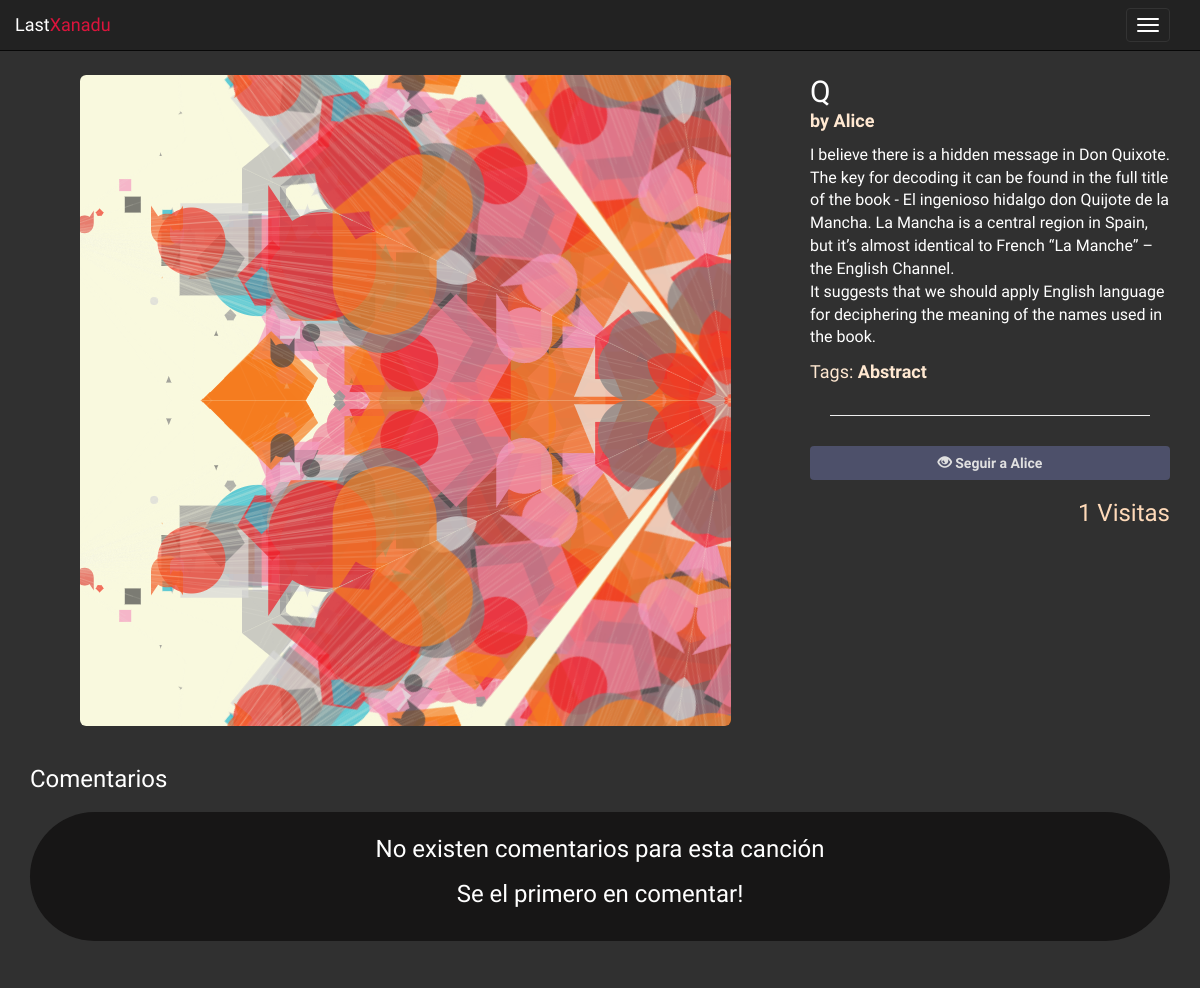
/illust.php?id=19, run on an earlier commit of the app's database.
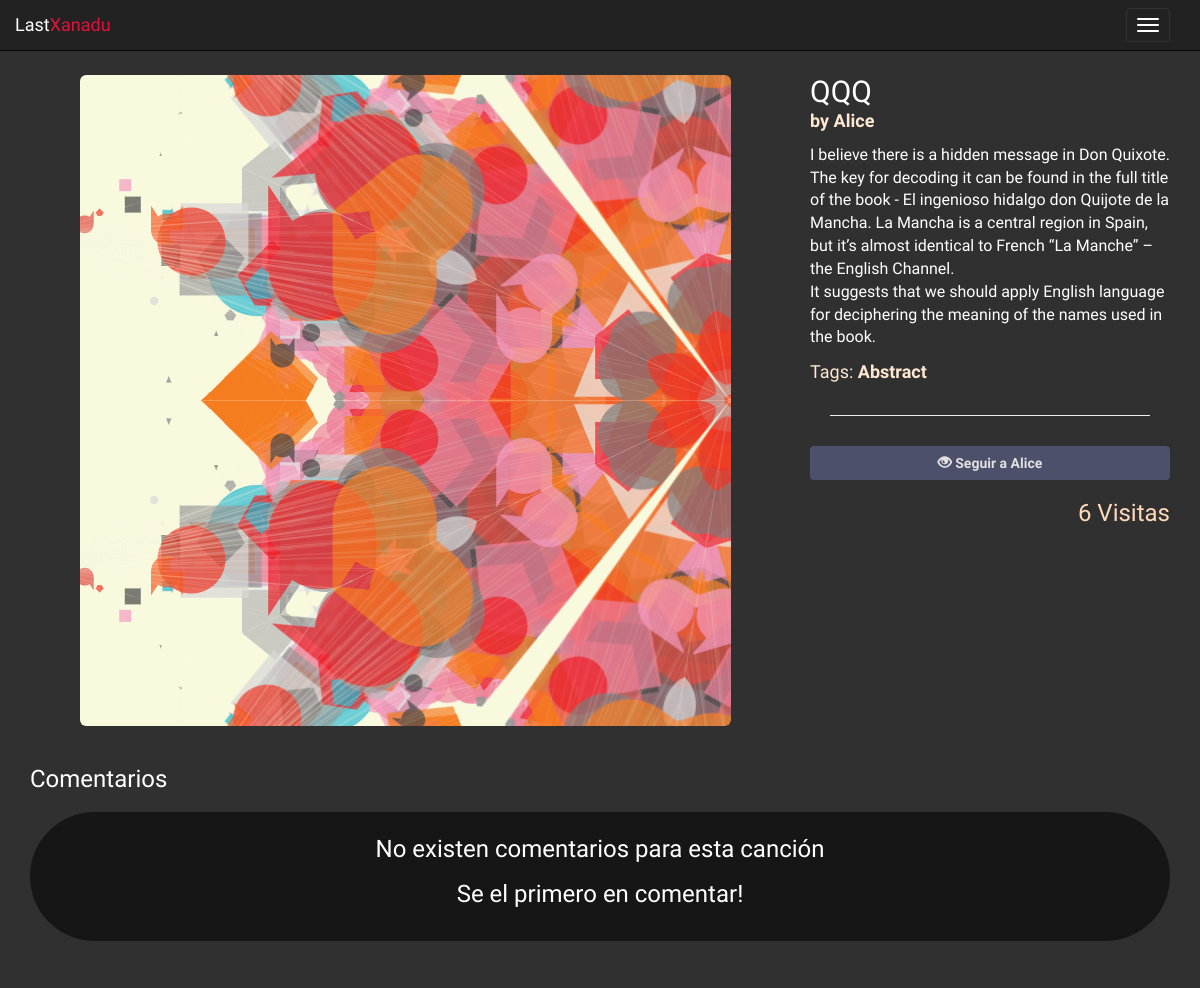
And on a later commit of the database.
### tables this page shows
CREATE TABLE IF NOT EXISTS `posts` (
  `post_id` int(11) NOT NULL AUTO_INCREMENT,
  `post_type` enum('Song','Picture') NOT NULL,
  `post_owner` int(11) NOT NULL,
  `post_title` varchar(40) NOT NULL,
  `post_description` varchar(500) NOT NULL,
  `post_tags` varchar(255) NOT NULL,
  `post_song` varchar(255) NOT NULL,
  `post_illust` varchar(255) NOT NULL,
  `post_views` int(11) NOT NULL,
  `post_favourites` int(11) NOT NULL,
  `post_flags` int(11) NOT NULL,
  `post_date` timestamp NOT NULL DEFAULT CURRENT_TIMESTAMP,
  PRIMARY KEY (`post_id`),
  KEY `emisor` (`post_owner`),
  KEY `receptor` (`post_title`)
);

### includes/functions.php (called while the page is built, shortened)
<?php
function get_user_from_id($mysqli, $id){
	$query = "SELECT * FROM users WHERE user_id='$id'";
	$resultado = $mysqli->query($query) or die ($mysqli->error. " en la línea ".(__LINE__-1));
	$stuff = $resultado->fetch_assoc();
	return $stuff;
}
function get_post($mysqli, $id){
	$query = "SELECT * FROM posts WHERE post_id='$id'";
	$resultado = $mysqli->query($query) or die ($mysqli->error. " en la línea ".(__LINE__-1));
	$stuff = $resultado->fetch_assoc();
	return $stuff;
}
?>

### illust.php (the view, shortened to what this page needs)
<?php
require "includes/db.php";
?>
<!DOCTYPE html>
<html lang="es">
<head>
	<?php require "includes/head.php"; ?>
	<link rel="stylesheet" type="text/css" href="css/post-style.css">
	<link rel="stylesheet" type="text/css" href="css/buttons.css">
</head>
<body>
	<?php require "includes/navbar.php"; ?>
	<?php require "includes/functions.php"; ?>
	<div class="container">
		<?php
		if (!isset($_GET['id'])) {
			echo '
			<div class="row section something-bad">
				<p> No se ha introducido ningun ID </p>
			</div>
			';
		} else {
			$secure_id = mysqli_real_escape_string($mysqli,stripslashes( $_GET['id']));
			$post = get_post($mysqli, $secure_id);
			if (is_null($post)) {
				echo '
				<div class="row section something-bad">
					<p> La Ilustración con el ID intoducido no existe o ha sido eliminada </p>
				</div>
				';
			} else {
				if ($post['post_type'] == 'Picture') {
					$us = get_user_from_id($mysqli, $post["post_owner"]);
					echo '
					<div class="row">
						<div class="col-md-12 illust-text">
							<div class="row">
								<div class="col-md-8">
									<div>
										<img alt="Ilustración" id="illust" class="img-rounded img-responsive" src="'.$post["post_illust"].'">
									</div>
								</div>
								<div class="col-md-4">
									<div>
										<div id="author-info">
											<h2>'.$post["post_title"].'</h2><br>
											<p class="text-change"><a href="user.php?id='.$us["user_id"].'">by '.$us["user_name"].'</a></p>
										</div>
										<p class="bigger-text"> '.nl2br($post["post_description"]).' </p><br>
										<p class="text-change">Tags: ';
											$array = $post["post_tags"];
											$tags = explode(",", $array);
											if (count($tags) > 0) {
												foreach ($tags as $tag) {
													echo '<a href="search.php?texto='.(trim($tag)).'">'.$tag.'</a> ';
												}
											} else {
												echo 'No Tags';
											}
											echo '
										</p>
										<div>
											<hr>';
											if (!isset($_SESSION['user_id'])) {
												echo '
												<a class="btn btn-follow" href="follow.php?id='.$us["user_id"].'"> <span class="glyphicon glyphicon-eye-open"></span>  Seguir a '.$us["user_name"].'</a><br>
												';
											}
											echo'
										</div>
										<div class="points">
											<h3>'.$post["post_views"].' Visitas</h3>
										</div>
									</div>
								</div>
							</div>
						</div>
					</div>
					';
					echo '
					<div class="row section">
						<div class="col-md-12">
							<div class="row">
								<div class="col-md-12">
									<h3>Comentarios</h3>
								</div>
							</div>';
							$query = "SELECT * FROM comments WHERE comment_post='".$post['post_id']."' ORDER BY comment_date DESC";
							$resultado = $mysqli->query($query) or die ($mysqli->error. " en la línea ".(__LINE__-1));
							if (is_null($resultado) || mysqli_num_rows($resultado)==0) {
								echo '
								<div class="row section something-bad">
									<p> No existen comentarios para esta canción</p>
									<br>
									<p> Se el primero en comentar! </p>
								</div>
								';
							}
							echo '
						</div>
					</div>';
				} else {
					echo '
					<div class="row section something-bad">
						<p> El ID introducido no es de tipo "Ilustración" </p>
					</div>
					';
				}
			}
		}
		?>
	</div>
</body>
</html>

### includes/navbar.php (shortened to what this page needs)
<nav class="navbar navbar-inverse navbar-fixed-top">
	<div class="container-fluid">
		<div class="navbar-header">
			<button type="button" class="navbar-toggle" data-toggle="collapse" data-target="#myNavbar">
				<span class="icon-bar"></span>
				<span class="icon-bar"></span>
				<span class="icon-bar"></span>
			</button>
			<a class="navbar-brand" href="index.php">Last<span>Xanadu</span></a>
		</div>
	</div>
</nav>

What changed in the data, as far as the page shows it:
changed posts "Abstract": post_title "Q" → "QQQ"; post_views "1" → "6"
